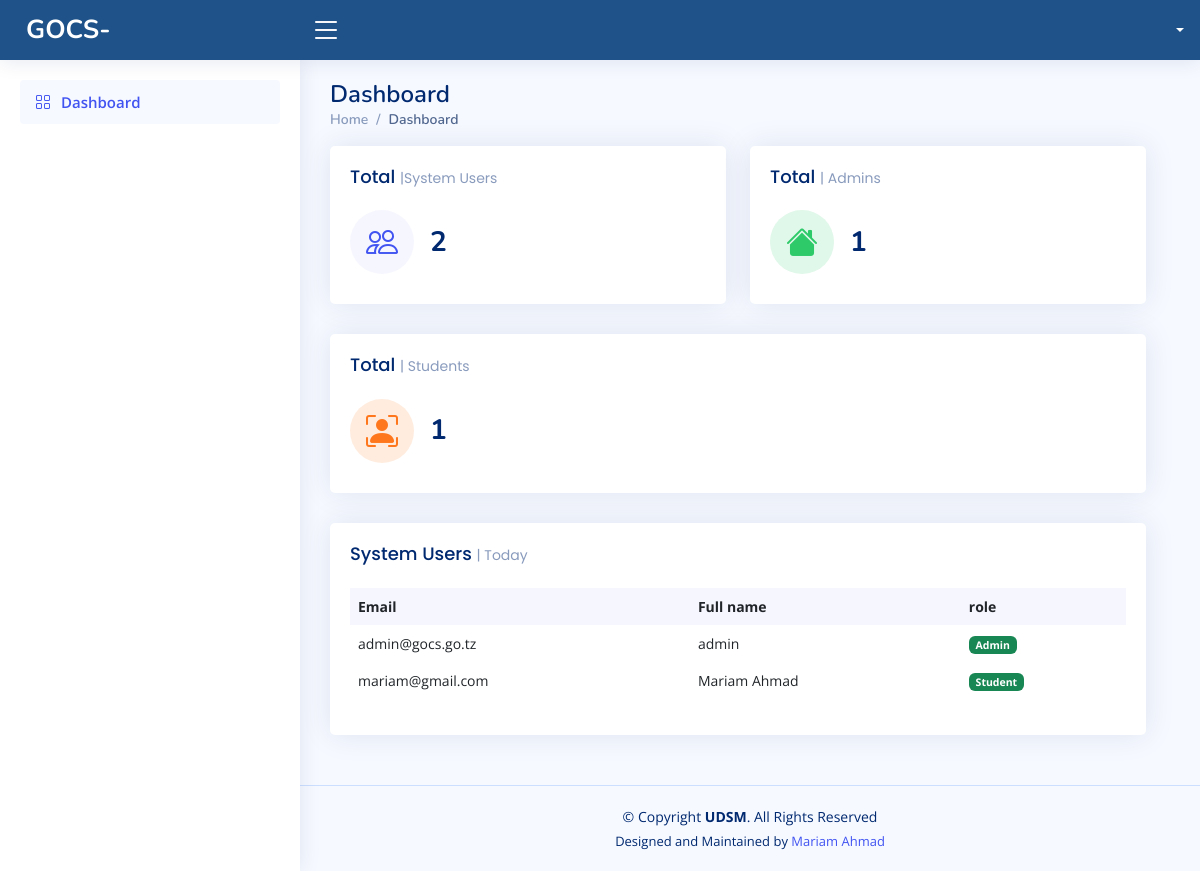
The app's page /modules/admin/index.php, older data.
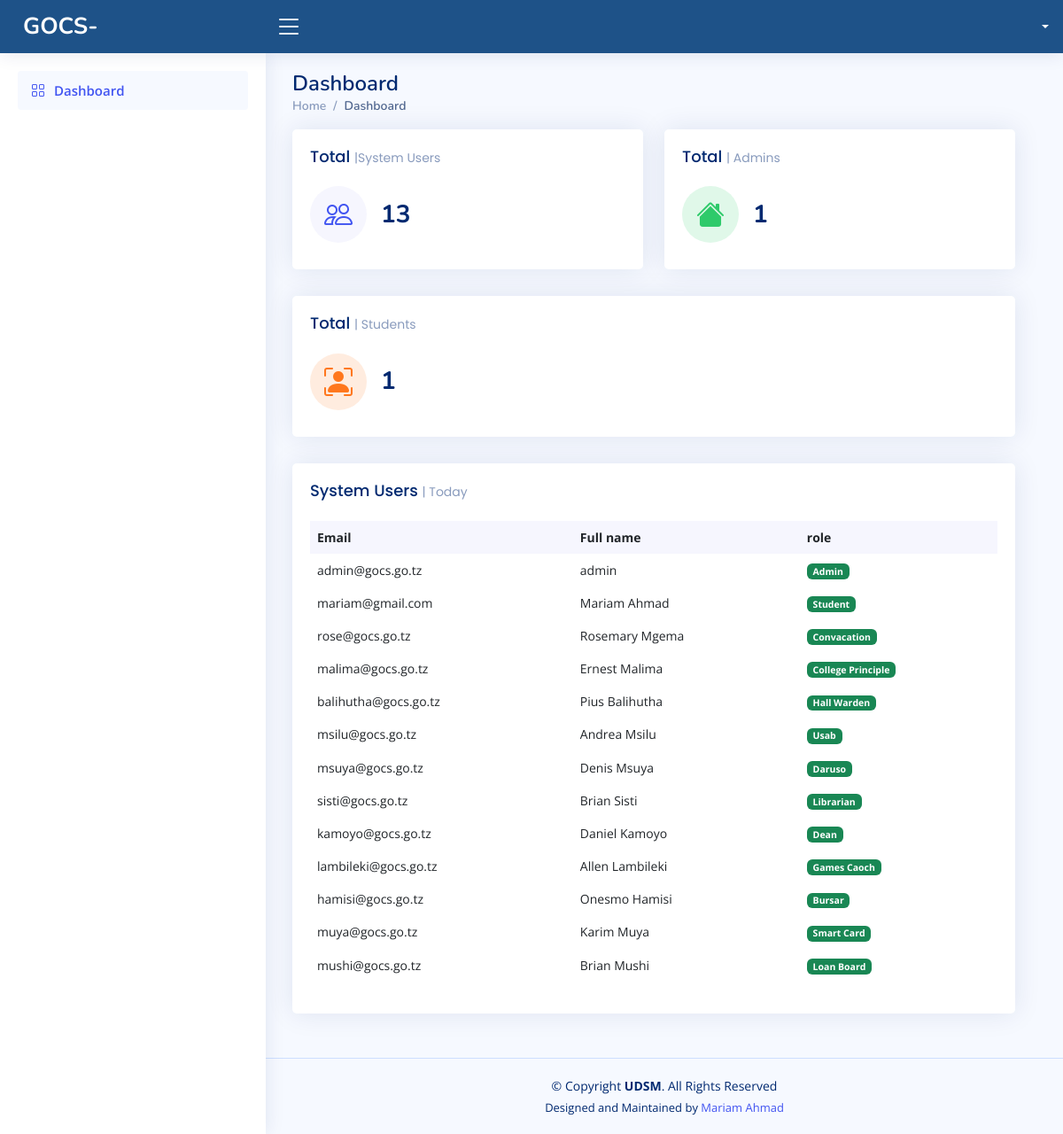
The same page, newer data.
### tables this page shows
CREATE TABLE `user` (
  `id` int(255) NOT NULL,
  `email` text NOT NULL,
  `fullname` text NOT NULL,
  `id_number` text NOT NULL,
  `role` text NOT NULL,
  `status` text NOT NULL,
  `password` text NOT NULL
);

### api/dashboard.php (called while the page is built, shortened)
<?php
include '../../connection/index.php';
  $query="select * from user where role = '1'";
  $result=mysqli_query($connect,$query);
  $total_admin = mysqli_num_rows($result);
  $query="select * from user where role = '2'";
  $result1=mysqli_query($connect,$query);
  $total_student = mysqli_num_rows($result1);
  $query="select * from user";
  $result4=mysqli_query($connect,$query);
  $total_users = mysqli_num_rows($result4);
 ?>

### modules/admin/index.php (the view, shortened to what this page needs)
<?php
include '../../api/dashboard.php';
 ?>
<!DOCTYPE html>
<html lang="en">
<?php include "../../head/head.php"; ?>
<body>
  <?php include "../../header/header.php"; ?>
  <?php include "../../aside/index.php" ?>
  <main id="main" class="main">
    <div class="pagetitle">
      <h1>Dashboard</h1>
      <nav>
        <ol class="breadcrumb">
          <li class="breadcrumb-item"><a href="../home.php">Home</a></li>
          <li class="breadcrumb-item active">Dashboard</li>
        </ol>
      </nav>
    </div>
    <section class="section dashboard">
      <div class="row">
          <div class="row">
            <div class="col-xxl-4 col-md-6">
              <div class="card info-card sales-card">
                <div class="card-body">
                  <h5 class="card-title">Total <span>|System Users</span></h5>
                  <div class="d-flex align-items-center">
                    <div class="card-icon rounded-circle d-flex align-items-center justify-content-center">
                      <i class="bi bi-people"></i>
                    </div>
                    <div class="ps-3">
                      <h6><?php echo $total_users ?></h6>
                    </div>
                  </div>
                </div>
              </div>
            </div>
            <div class="col-xxl-4 col-md-6">
              <div class="card info-card revenue-card">
                <div class="card-body">
                  <h5 class="card-title">Total <span>| Admins</span></h5>
                  <div class="d-flex align-items-center">
                    <div class="card-icon rounded-circle d-flex align-items-center justify-content-center">
                      <i class="bi bi-house-fill"></i>
                    </div>
                    <div class="ps-3">
                      <h6><?php echo $total_admin ?></h6>
                    </div>
                  </div>
                </div>
              </div>
            </div>
            <div class="col-xxl-4 col-xl-12">
              <div class="card info-card customers-card">
                <div class="card-body">
                  <h5 class="card-title">Total <span>| Students</span></h5>
                  <div class="d-flex align-items-center">
                    <div class="card-icon rounded-circle d-flex align-items-center justify-content-center">
                      <i class="bi bi-person-bounding-box"></i>
                    </div>
                    <div class="ps-3">
                      <h6><?php echo $total_student ?></h6>
                    </div>
                  </div>
                </div>
              </div>
            </div>
            <div class="col-12">
              <div class="card recent-sales overflow-auto">
                <div class="card-body">
                  <h5 class="card-title">System Users <span>| Today</span></h5>
                  <table class="table table-borderless datatable">
                    <thead>
                      <tr>
                        <th scope="col">Email</th>
                        <th scope="col">Full name</th>
                        <th scope="col">role</th>
                      </tr>
                    </thead>
                    <tbody>
                    <?php
                                                    while($rows4=$result4->fetch_assoc())
                                                         {
                                                       ?>
                      <tr>
                        <td><?php echo $rows4['email'];?></td>
                        <td><?php echo $rows4['fullname'];?></td>
                        <td><span class="badge bg-success">
                          <?php if($rows4['role'] == '1') {
                          echo 'Admin';
                        } else if ($rows4['role'] == '2') {
                          echo 'Student';
                        } else if ($rows4['role'] == '3') {
                          echo 'Convacation';
                        } else if ($rows4['role'] == '4') {
                          echo 'College Principle';
                        } else if ($rows4['role'] == '5') {
                          echo 'Hall Warden';
                        } else if ($rows4['role'] == '6') {
                          echo 'Usab';
                        } else if($rows4['role'] == '7') {
                          echo 'Daruso';
                        } else if($rows4['role'] == '8') {
                          echo 'Librarian';
                        } else if($rows4['role'] == '9') {
                          echo 'Dean';
                        } else if($rows4['role'] == '10') {
                          echo 'Games Caoch';
                        } else if($rows4['role'] == '11') {
                          echo 'Bursar';
                        } else if($rows4['role'] == '12') {
                          echo 'Smart Card';
                        } else if($rows4['role'] == '13') {
                          echo 'Loan Board';
                        }
                        ?>
                        </span></td>
                      </tr>
                      <?php
                                                     }
                                                     ?>
                    </tbody>
                  </table>
                </div>
              </div>
            </div>
          </div>
      </div>
    </section>
  </main>
  <?php include "../../footer/index.php"; ?>
  <?php include "../../js/index.php"; ?>
</body>
</html>

### head/head.php (shortened to what this page needs)
<head>
  <link href="../../assets/vendor/bootstrap/css/bootstrap.min.css" rel="stylesheet">
  <link href="../../assets/vendor/bootstrap-icons/bootstrap-icons.css" rel="stylesheet">
  <link href="../assets/vendor/boxicons/css/boxicons.min.css" rel="stylesheet">
  <link href="../../assets/vendor/quill/quill.snow.css" rel="stylesheet">
  <link href="../../assets/vendor/quill/quill.bubble.css" rel="stylesheet">
  <link href="../../assets/vendor/remixicon/remixicon.css" rel="stylesheet">
  <link href="../../assets/vendor/simple-datatables/style.css" rel="stylesheet">
  <link href="../../assets/css/style.css" rel="stylesheet">
</head>

### header/header.php (shortened to what this page needs)
<header id="header" class="header fixed-top d-flex align-items-center" style='background-color: #1e5288'>
    <div class="d-flex align-items-center justify-content-between">
      <a href="#" class="logo d-flex align-items-center">
        <span class="d-none d-lg-block" style="color: white">GOCS-<?php
        ?></span>
      </a>
      <?php if($role != '2') {
        echo '<i class="bi bi-list toggle-sidebar-btn" style="color: white"></i>';
      }  ?>
    </div>
    <nav class="header-nav ms-auto">
      <ul class="d-flex align-items-center">
        <li class="nav-item dropdown pe-3">
          <a class="nav-link nav-profile d-flex align-items-center pe-0" href="#" data-bs-toggle="dropdown">
            <span class="d-none d-md-block dropdown-toggle ps-2" style="color: white"><?php if($role == '1') {
        }?></span>
          </a>
        </li>
      </ul>
    </nav>
  </header>

### aside/index.php
<?php
if($role == '1'){
  include 'admin-aside.php';
} else if($role == '2'){
  include 'student.php';
}
else {
  include 'convacation-aside.php';
}
?>

### aside/convacation-aside.php
<aside id="sidebar" class="sidebar">
    <ul class="sidebar-nav" id="sidebar-nav">
      <li class="nav-item">
        <a class="nav-link " href="#">
          <i class="bi bi-grid"></i>
          <span>Dashboard</span>
        </a>
      </li>
    </ul>
  </aside>

### footer/index.php
<footer id="footer" class="footer">
  <div class="copyright">
    &copy; Copyright <strong><span>UDSM</span></strong>. All Rights Reserved
  </div>
  <div class="credits">
    Designed and Maintained by <a href="#">Mariam Ahmad</a>
  </div>
</footer>

### assets/css/style.css (style rules this page uses)
:root { scroll-behavior: smooth; }
body { font-family: "Open Sans", sans-serif; background: #f6f9ff; color: #444444; }
a { color: #4154f1; text-decoration: none; }
h1, h2, h3, h4, h5, h6 { font-family: "Nunito", sans-serif; }
#main { margin-top: 60px; padding: 20px 30px; transition: all 0.3s; }
.pagetitle { margin-bottom: 10px; }
.pagetitle h1 { font-size: 24px; margin-bottom: 0; font-weight: 600; color: #012970; }
.card { margin-bottom: 30px; border: none; border-radius: 5px; box-shadow: 0px 0 30px rgba(1, 41, 112, 0.1); }
.card-title { padding: 20px 0 15px 0; font-size: 18px; font-weight: 500; color: #012970; font-family: "Poppins", sans-serif; }
.card-title span { color: #899bbd; font-size: 14px; font-weight: 400; }
.card-body { padding: 0 20px 20px 20px; }
.breadcrumb { font-size: 14px; font-family: "Nunito", sans-serif; color: #899bbd; font-weight: 600; }
.breadcrumb a { color: #899bbd; transition: 0.3s; }
.breadcrumb .breadcrumb-item::before { color: #899bbd; }
.breadcrumb .active { color: #51678f; font-weight: 600; }
.logo { line-height: 1; }
@media (min-width: 1200px) { .logo { width: 280px; } }
.logo span { font-size: 26px; font-weight: 700; color: #012970; font-family: "Nunito", sans-serif; }
.header { transition: all 0.5s; z-index: 997; height: 60px; box-shadow: 0px 2px 20px rgba(1, 41, 112, 0.1); background-color: #fff; padding-left: 20px; }
.header .toggle-sidebar-btn { font-size: 32px; padding-left: 10px; cursor: pointer; color: #012970; }
.header-nav ul { list-style: none; }
.header-nav>ul { margin: 0; padding: 0; }
.header-nav .nav-profile { color: #012970; }
.header-nav .nav-profile span { font-size: 14px; font-weight: 600; }
.sidebar { position: fixed; top: 60px; left: 0; bottom: 0; width: 300px; z-index: 996; transition: all 0.3s; padding: 20px; overflow-y: auto; scrollbar-width: thin; scrollbar-color: #aab7cf transparent; box-shadow: 0px 0px 20px rgba(1, 41, 112, 0.1); background-color: #fff; }
@media (min-width: 1200px) { #main, #footer { margin-left: 300px; } }
.sidebar-nav { padding: 0; margin: 0; list-style: none; }
.sidebar-nav li { padding: 0; margin: 0; list-style: none; }
.sidebar-nav .nav-item { margin-bottom: 5px; }
.sidebar-nav .nav-link { display: flex; align-items: center; font-size: 15px; font-weight: 600; color: #4154f1; transition: 0.3; background: #f6f9ff; padding: 10px 15px; border-radius: 4px; }
.sidebar-nav .nav-link i { font-size: 16px; margin-right: 10px; color: #4154f1; }
.dashboard .info-card { padding-bottom: 10px; }
.dashboard .info-card h6 { font-size: 28px; color: #012970; font-weight: 700; margin: 0; padding: 0; }
.dashboard .card-icon { font-size: 32px; line-height: 0; width: 64px; height: 64px; flex-shrink: 0; flex-grow: 0; }
.dashboard .sales-card .card-icon { color: #4154f1; background: #f6f6fe; }
.dashboard .revenue-card .card-icon { color: #2eca6a; background: #e0f8e9; }
.dashboard .customers-card .card-icon { color: #ff771d; background: #ffecdf; }
.dashboard .recent-sales { font-size: 14px; }
.dashboard .recent-sales .table thead { background: #f6f6fe; }
.dashboard .recent-sales .table thead th { border: 0; }
.footer { padding: 20px 0; font-size: 14px; transition: all 0.3s; border-top: 1px solid #cddfff; }
.footer .copyright { text-align: center; color: #012970; }
.footer .credits { padding-top: 5px; text-align: center; font-size: 13px; color: #012970; }

Row changes from the older to the newer data that the page shows:
added user: email "rose@gocs.go.tz", fullname "Rosemary Mgema", role "Convacation"
added user: email "malima@gocs.go.tz", fullname "Ernest Malima", role "College Principle"
added user: email "balihutha@gocs.go.tz", fullname "Pius Balihutha", role "Hall Warden"
added user: email "msilu@gocs.go.tz", fullname "Andrea Msilu", role "Usab"
added user: email "msuya@gocs.go.tz", fullname "Denis Msuya", role "Daruso"
added user: email "sisti@gocs.go.tz", fullname "Brian Sisti", role "Librarian"
added user: email "kamoyo@gocs.go.tz", fullname "Daniel Kamoyo", role "Dean"
added user: email "lambileki@gocs.go.tz", fullname "Allen Lambileki", role "Games Caoch"
added user: email "hamisi@gocs.go.tz", fullname "Onesmo Hamisi", role "Bursar"
added user: email "muya@gocs.go.tz", fullname "Karim Muya", role "Smart Card"
added user: email "mushi@gocs.go.tz", fullname "Brian Mushi", role "Loan Board"
Text that changed along with them:
$total_users: "2" → "13"
